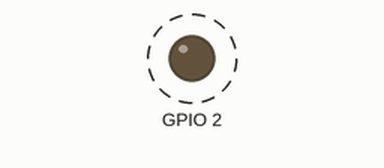
Simulated run of this sketch. Board: ESP32. On the bench: output pins drawn as LEDs (lit = HIGH). Dashed ring = blinking.

Above: at 0.5 s.
Timing chart, 0 to 4.6 s (numbered marks = the images above):
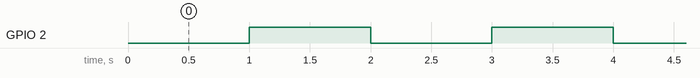

Measured:
- by itself, GPIO 2: alternates HIGH for 1.0 s and LOW for 1.0 s

The sketch:

2_Timer_Led_ESP32.ino
```cpp
/*
 Hello
 I design developer tools for embedded electronic systems. You can buy my projects design files.
 https://www.altiumdesignerprojects.com
*/

hw_timer_t * timer = NULL;
volatile uint8_t ledstat = 0;

void IRAM_ATTR onTimer(){

  ledstat = 1-ledstat;
  digitalWrite(2, ledstat);   // turn the LED on or off

}

void setup() {
  Serial.begin(115200);

  pinMode(2, OUTPUT);
  digitalWrite(2, LOW);    // turn the LED off by making the voltage LOW

  timer = timerBegin(1, 80, true);  // timer 0, MWDT clock period = 12.5 ns * TIMGn_Tx_WDT_CLK_PRESCALE -> 12.5 ns * 80 -> 1000 ns = 1 us, countUp
  timerAttachInterrupt(timer, &onTimer, true); // edge (not level) triggered
  timerAlarmWrite(timer, 1000000, true); // 1000000 * 1 us = 1 second, autoreload true
  timerAlarmEnable(timer); // enable
}

void loop(){


}
```
